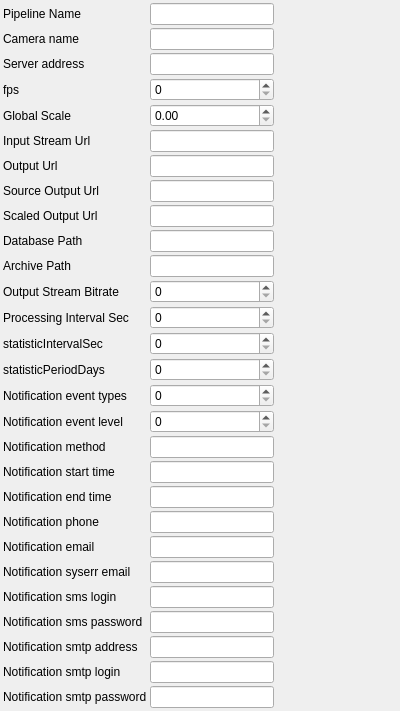
<?xml version="1.0" encoding="UTF-8"?>
<ui version="4.0">
 <class>CommonPipelineParametersControlWidget</class>
 <widget class="QWidget" name="CommonPipelineParametersControlWidget">
  <property name="geometry">
   <rect>
    <x>0</x>
    <y>0</y>
    <width>400</width>
    <height>300</height>
   </rect>
  </property>
  <property name="windowTitle">
   <string>CommonPipelineParameters</string>
  </property>
   <layout class="QGridLayout" name="gridLayout">
    <property name="margin">
     <number>3</number>
    </property>
    <property name="spacing">
     <number>3</number>
    </property>
    <item row="0" column="0">
     <widget class="QLabel" name="label_0">
       <property name="text">
         <string>Pipeline Name</string>
       </property>
     </widget>
    </item>
    <item row="0" column="1">
     <widget class="QLineEdit" name="pipelineNameEdit">
       <property name="toolTip">
         <string>Pipeline Name</string>
       </property>
     </widget>
    </item>
    <item row="1" column="0">
     <widget class="QLabel" name="label_1">
       <property name="text">
         <string>Camera name</string>
       </property>
     </widget>
    </item>
    <item row="1" column="1">
     <widget class="QLineEdit" name="cameraNameEdit">
       <property name="toolTip">
         <string>Camera name</string>
       </property>
     </widget>
    </item>
    <item row="2" column="0">
     <widget class="QLabel" name="label_2">
       <property name="text">
         <string>Server address</string>
       </property>
     </widget>
    </item>
    <item row="2" column="1">
     <widget class="QLineEdit" name="serverAddressEdit">
       <property name="toolTip">
         <string>Server address</string>
       </property>
     </widget>
    </item>
    <item row="3" column="0">
     <widget class="QLabel" name="label_3">
       <property name="text">
         <string>fps</string>
       </property>
     </widget>
    </item>
    <item row="3" column="1">
     <widget class="QSpinBox" name="fpsSpinBox">
       <property name="toolTip">
         <string>fps</string>
       </property>
     </widget>
    </item>
    <item row="4" column="0">
     <widget class="QLabel" name="label_4">
       <property name="text">
         <string>Global Scale</string>
       </property>
     </widget>
    </item>
    <item row="4" column="1">
     <widget class="QDoubleSpinBox" name="globalScaleSpinBox">
       <property name="toolTip">
         <string>Global Scale</string>
       </property>
     </widget>
    </item>
    <item row="5" column="0">
     <widget class="QLabel" name="label_5">
       <property name="text">
         <string>Input Stream Url</string>
       </property>
     </widget>
    </item>
    <item row="5" column="1">
     <widget class="QLineEdit" name="inputStreamUrlEdit">
       <property name="toolTip">
         <string>Input Stream Url</string>
       </property>
     </widget>
    </item>
    <item row="6" column="0">
     <widget class="QLabel" name="label_6">
       <property name="text">
         <string>Output Url</string>
       </property>
     </widget>
    </item>
    <item row="6" column="1">
     <widget class="QLineEdit" name="outputUrlEdit">
       <property name="toolTip">
         <string>Output Url</string>
       </property>
     </widget>
    </item>
    <item row="7" column="0">
     <widget class="QLabel" name="label_7">
       <property name="text">
         <string>Source Output Url</string>
       </property>
     </widget>
    </item>
    <item row="7" column="1">
     <widget class="QLineEdit" name="sourceOutputUrlEdit">
       <property name="toolTip">
         <string>Source Output Url</string>
       </property>
     </widget>
    </item>
    <item row="8" column="0">
     <widget class="QLabel" name="label_8">
       <property name="text">
         <string>Scaled Output Url</string>
       </property>
     </widget>
    </item>
    <item row="8" column="1">
     <widget class="QLineEdit" name="scaledOutputUrlEdit">
       <property name="toolTip">
         <string>Scaled Output Url</string>
       </property>
     </widget>
    </item>
    <item row="9" column="0">
     <widget class="QLabel" name="label_9">
       <property name="text">
         <string>Database Path</string>
       </property>
     </widget>
    </item>
    <item row="9" column="1">
     <widget class="QLineEdit" name="databasePathEdit">
       <property name="toolTip">
         <string>Database Path</string>
       </property>
     </widget>
    </item>
    <item row="10" column="0">
     <widget class="QLabel" name="label_10">
       <property name="text">
         <string>Archive Path</string>
       </property>
     </widget>
    </item>
    <item row="10" column="1">
     <widget class="QLineEdit" name="archivePathEdit">
       <property name="toolTip">
         <string>Archive Path</string>
       </property>
     </widget>
    </item>
    <item row="11" column="0">
     <widget class="QLabel" name="label_11">
       <property name="text">
         <string>Output Stream Bitrate</string>
       </property>
     </widget>
    </item>
    <item row="11" column="1">
     <widget class="QSpinBox" name="outputStreamBitrateSpinBox">
       <property name="toolTip">
         <string>Output Stream Bitrate</string>
       </property>
     </widget>
    </item>
    <item row="12" column="0">
     <widget class="QLabel" name="label_12">
       <property name="text">
         <string>Processing Interval Sec</string>
       </property>
     </widget>
    </item>
    <item row="12" column="1">
     <widget class="QSpinBox" name="processingIntervalSecSpinBox">
       <property name="toolTip">
         <string>Processing Interval Sec</string>
       </property>
     </widget>
    </item>
    <item row="13" column="0">
     <widget class="QLabel" name="label_13">
       <property name="text">
         <string>statisticIntervalSec</string>
       </property>
     </widget>
    </item>
    <item row="13" column="1">
     <widget class="QSpinBox" name="statisticIntervalSecSpinBox">
       <property name="toolTip">
         <string>statisticIntervalSec</string>
       </property>
     </widget>
    </item>
    <item row="14" column="0">
     <widget class="QLabel" name="label_14">
       <property name="text">
         <string>statisticPeriodDays</string>
       </property>
     </widget>
    </item>
    <item row="14" column="1">
     <widget class="QSpinBox" name="statisticPeriodDaysSpinBox">
       <property name="toolTip">
         <string>statisticPeriodDays</string>
       </property>
     </widget>
    </item>
    <item row="15" column="0">
     <widget class="QLabel" name="label_15">
       <property name="text">
         <string>Notification event types</string>
       </property>
     </widget>
    </item>
    <item row="15" column="1">
     <widget class="QSpinBox" name="notificationEventTypesSpinBox">
       <property name="toolTip">
         <string>Notification event types</string>
       </property>
     </widget>
    </item>
    <item row="16" column="0">
     <widget class="QLabel" name="label_16">
       <property name="text">
         <string>Notification event level</string>
       </property>
     </widget>
    </item>
    <item row="16" column="1">
     <widget class="QSpinBox" name="notificationEventLevelSpinBox">
       <property name="toolTip">
         <string>Notification event level</string>
       </property>
     </widget>
    </item>
    <item row="17" column="0">
     <widget class="QLabel" name="label_17">
       <property name="text">
         <string>Notification method</string>
       </property>
     </widget>
    </item>
    <item row="17" column="1">
     <widget class="QLineEdit" name="notificationMethodEdit">
       <property name="toolTip">
         <string>Notification method</string>
       </property>
     </widget>
    </item>
    <item row="18" column="0">
     <widget class="QLabel" name="label_18">
       <property name="text">
         <string>Notification start time</string>
       </property>
     </widget>
    </item>
    <item row="18" column="1">
     <widget class="QLineEdit" name="notificationStartTimeEdit">
       <property name="toolTip">
         <string>Notification start time</string>
       </property>
     </widget>
    </item>
    <item row="19" column="0">
     <widget class="QLabel" name="label_19">
       <property name="text">
         <string>Notification end time</string>
       </property>
     </widget>
    </item>
    <item row="19" column="1">
     <widget class="QLineEdit" name="notificationEndTimeEdit">
       <property name="toolTip">
         <string>Notification end time</string>
       </property>
     </widget>
    </item>
    <item row="20" column="0">
     <widget class="QLabel" name="label_20">
       <property name="text">
         <string>Notification phone</string>
       </property>
     </widget>
    </item>
    <item row="20" column="1">
     <widget class="QLineEdit" name="notificationPhoneEdit">
       <property name="toolTip">
         <string>Notification phone</string>
       </property>
     </widget>
    </item>
    <item row="21" column="0">
     <widget class="QLabel" name="label_21">
       <property name="text">
         <string>Notification email</string>
       </property>
     </widget>
    </item>
    <item row="21" column="1">
     <widget class="QLineEdit" name="notificationEmailEdit">
       <property name="toolTip">
         <string>Notification email</string>
       </property>
     </widget>
    </item>
    <item row="22" column="0">
     <widget class="QLabel" name="label_22">
       <property name="text">
         <string>Notification syserr email</string>
       </property>
     </widget>
    </item>
    <item row="22" column="1">
     <widget class="QLineEdit" name="notificationSyserrEmailEdit">
       <property name="toolTip">
         <string>Notification syserr email</string>
       </property>
     </widget>
    </item>
    <item row="23" column="0">
     <widget class="QLabel" name="label_23">
       <property name="text">
         <string>Notification sms login</string>
       </property>
     </widget>
    </item>
    <item row="23" column="1">
     <widget class="QLineEdit" name="notificationSmsLoginEdit">
       <property name="toolTip">
         <string>Notification sms login</string>
       </property>
     </widget>
    </item>
    <item row="24" column="0">
     <widget class="QLabel" name="label_24">
       <property name="text">
         <string>Notification sms password</string>
       </property>
     </widget>
    </item>
    <item row="24" column="1">
     <widget class="QLineEdit" name="notificationSmsPasswordEdit">
       <property name="toolTip">
         <string>Notification sms password</string>
       </property>
     </widget>
    </item>
    <item row="25" column="0">
     <widget class="QLabel" name="label_25">
       <property name="text">
         <string>Notification smtp address</string>
       </property>
     </widget>
    </item>
    <item row="25" column="1">
     <widget class="QLineEdit" name="notificationSmtpAddressEdit">
       <property name="toolTip">
         <string>Notification smtp address</string>
       </property>
     </widget>
    </item>
    <item row="26" column="0">
     <widget class="QLabel" name="label_26">
       <property name="text">
         <string>Notification smtp login</string>
       </property>
     </widget>
    </item>
    <item row="26" column="1">
     <widget class="QLineEdit" name="notificationSmtpLoginEdit">
       <property name="toolTip">
         <string>Notification smtp login</string>
       </property>
     </widget>
    </item>
    <item row="27" column="0">
     <widget class="QLabel" name="label_27">
       <property name="text">
         <string>Notification smtp password</string>
       </property>
     </widget>
    </item>
    <item row="27" column="1">
     <widget class="QLineEdit" name="notificationSmtpPasswordEdit">
       <property name="toolTip">
         <string>Notification smtp password</string>
       </property>
     </widget>
    </item>
   <item row="28" column="0">
    <spacer name="verticalSpacer">
     <property name="orientation">
      <enum>Qt::Vertical</enum>
     </property>
     <property name="sizeHint" stdset="0">
      <size>
       <width>0</width>
       <height>0</height>
      </size>
     </property>
    </spacer>
   </item>
   <item row="28" column="2">
    <spacer name="horizontalSpacer">
     <property name="orientation">
      <enum>Qt::Horizontal</enum>
     </property>
     <property name="sizeHint" stdset="0">
      <size>
       <width>0</width>
       <height>0</height>
      </size>
     </property>
    </spacer>
   </item>
  </layout>
 </widget>
 <layoutdefault spacing="3" margin="3"/>
 <resources/>
 <connections>
  <connection>
   <sender>pipelineNameEdit</sender>
   <signal>textChanged(QString)</signal>
   <receiver>CommonPipelineParametersControlWidget</receiver>
   <slot>changeParameters()</slot>
  </connection>
  <connection>
   <sender>cameraNameEdit</sender>
   <signal>textChanged(QString)</signal>
   <receiver>CommonPipelineParametersControlWidget</receiver>
   <slot>changeParameters()</slot>
  </connection>
  <connection>
   <sender>serverAddressEdit</sender>
   <signal>textChanged(QString)</signal>
   <receiver>CommonPipelineParametersControlWidget</receiver>
   <slot>changeParameters()</slot>
  </connection>
  <connection>
   <sender>fpsSpinBox</sender>
   <signal>valueChanged(int)</signal>
   <receiver>CommonPipelineParametersControlWidget</receiver>
   <slot>changeParameters()</slot>
  </connection>
  <connection>
   <sender>globalScaleSpinBox</sender>
   <signal>valueChanged(double)</signal>
   <receiver>CommonPipelineParametersControlWidget</receiver>
   <slot>changeParameters()</slot>
  </connection>
  <connection>
   <sender>inputStreamUrlEdit</sender>
   <signal>textChanged(QString)</signal>
   <receiver>CommonPipelineParametersControlWidget</receiver>
   <slot>changeParameters()</slot>
  </connection>
  <connection>
   <sender>outputUrlEdit</sender>
   <signal>textChanged(QString)</signal>
   <receiver>CommonPipelineParametersControlWidget</receiver>
   <slot>changeParameters()</slot>
  </connection>
  <connection>
   <sender>sourceOutputUrlEdit</sender>
   <signal>textChanged(QString)</signal>
   <receiver>CommonPipelineParametersControlWidget</receiver>
   <slot>changeParameters()</slot>
  </connection>
  <connection>
   <sender>scaledOutputUrlEdit</sender>
   <signal>textChanged(QString)</signal>
   <receiver>CommonPipelineParametersControlWidget</receiver>
   <slot>changeParameters()</slot>
  </connection>
  <connection>
   <sender>databasePathEdit</sender>
   <signal>textChanged(QString)</signal>
   <receiver>CommonPipelineParametersControlWidget</receiver>
   <slot>changeParameters()</slot>
  </connection>
  <connection>
   <sender>archivePathEdit</sender>
   <signal>textChanged(QString)</signal>
   <receiver>CommonPipelineParametersControlWidget</receiver>
   <slot>changeParameters()</slot>
  </connection>
  <connection>
   <sender>outputStreamBitrateSpinBox</sender>
   <signal>valueChanged(int)</signal>
   <receiver>CommonPipelineParametersControlWidget</receiver>
   <slot>changeParameters()</slot>
  </connection>
  <connection>
   <sender>processingIntervalSecSpinBox</sender>
   <signal>valueChanged(int)</signal>
   <receiver>CommonPipelineParametersControlWidget</receiver>
   <slot>changeParameters()</slot>
  </connection>
  <connection>
   <sender>statisticIntervalSecSpinBox</sender>
   <signal>valueChanged(int)</signal>
   <receiver>CommonPipelineParametersControlWidget</receiver>
   <slot>changeParameters()</slot>
  </connection>
  <connection>
   <sender>statisticPeriodDaysSpinBox</sender>
   <signal>valueChanged(int)</signal>
   <receiver>CommonPipelineParametersControlWidget</receiver>
   <slot>changeParameters()</slot>
  </connection>
  <connection>
   <sender>notificationEventTypesSpinBox</sender>
   <signal>valueChanged(int)</signal>
   <receiver>CommonPipelineParametersControlWidget</receiver>
   <slot>changeParameters()</slot>
  </connection>
  <connection>
   <sender>notificationEventLevelSpinBox</sender>
   <signal>valueChanged(int)</signal>
   <receiver>CommonPipelineParametersControlWidget</receiver>
   <slot>changeParameters()</slot>
  </connection>
  <connection>
   <sender>notificationMethodEdit</sender>
   <signal>textChanged(QString)</signal>
   <receiver>CommonPipelineParametersControlWidget</receiver>
   <slot>changeParameters()</slot>
  </connection>
  <connection>
   <sender>notificationStartTimeEdit</sender>
   <signal>textChanged(QString)</signal>
   <receiver>CommonPipelineParametersControlWidget</receiver>
   <slot>changeParameters()</slot>
  </connection>
  <connection>
   <sender>notificationEndTimeEdit</sender>
   <signal>textChanged(QString)</signal>
   <receiver>CommonPipelineParametersControlWidget</receiver>
   <slot>changeParameters()</slot>
  </connection>
  <connection>
   <sender>notificationPhoneEdit</sender>
   <signal>textChanged(QString)</signal>
   <receiver>CommonPipelineParametersControlWidget</receiver>
   <slot>changeParameters()</slot>
  </connection>
  <connection>
   <sender>notificationEmailEdit</sender>
   <signal>textChanged(QString)</signal>
   <receiver>CommonPipelineParametersControlWidget</receiver>
   <slot>changeParameters()</slot>
  </connection>
  <connection>
   <sender>notificationSyserrEmailEdit</sender>
   <signal>textChanged(QString)</signal>
   <receiver>CommonPipelineParametersControlWidget</receiver>
   <slot>changeParameters()</slot>
  </connection>
  <connection>
   <sender>notificationSmsLoginEdit</sender>
   <signal>textChanged(QString)</signal>
   <receiver>CommonPipelineParametersControlWidget</receiver>
   <slot>changeParameters()</slot>
  </connection>
  <connection>
   <sender>notificationSmsPasswordEdit</sender>
   <signal>textChanged(QString)</signal>
   <receiver>CommonPipelineParametersControlWidget</receiver>
   <slot>changeParameters()</slot>
  </connection>
  <connection>
   <sender>notificationSmtpAddressEdit</sender>
   <signal>textChanged(QString)</signal>
   <receiver>CommonPipelineParametersControlWidget</receiver>
   <slot>changeParameters()</slot>
  </connection>
  <connection>
   <sender>notificationSmtpLoginEdit</sender>
   <signal>textChanged(QString)</signal>
   <receiver>CommonPipelineParametersControlWidget</receiver>
   <slot>changeParameters()</slot>
  </connection>
  <connection>
   <sender>notificationSmtpPasswordEdit</sender>
   <signal>textChanged(QString)</signal>
   <receiver>CommonPipelineParametersControlWidget</receiver>
   <slot>changeParameters()</slot>
  </connection>
 </connections>
 <slots>
  <slot>changeParameters()</slot>
 </slots>
 <customwidgets>
 </customwidgets>
</ui>
